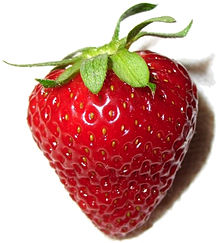
#> input picture D10-06Sarath/yo.jpg, 220 x 243 px
$ python straw.py   (older library calls are emulated)
#> lines starting #> are read from the running program, lines starting #| are printed output that depends on the picture; after the words box and inside, x2 and y2 are one past the last pixel; in counts of white or black regions, pixels touching at a corner belong together
#> further down, image is the input picture: shape (243, 220, 3); mean B, G, R 148.6, 154.9, 204.6
# -*- coding: cp1252 -*-
from __future__ import division
import cv2
#to show the image
from matplotlib import pyplot as plt
import numpy as np
from math import cos, sin

green = (0, 255, 0)

def show(image):
    # Figure size in inches
    plt.figure(figsize=(10, 10))

    # Show image, with nearest neighbour interpolation
    plt.imshow(image, interpolation='nearest')

def overlay_mask(mask, image):
	#make the mask rgb
    rgb_mask = cv2.cvtColor(mask, cv2.COLOR_GRAY2RGB)
    #calculates the weightes sum of two arrays. in our case image arrays
    #input, how much to weight each.
    #optional depth value set to 0 no need
    img = cv2.addWeighted(rgb_mask, 0.5, image, 0.5, 0)
    return img

def find_biggest_contour(image):
    # Copy
    image = image.copy()
    #input, gives all the contours, contour approximation compresses horizontal,
    #vertical, and diagonal segments and leaves only their end points. For example,
    #an up-right rectangular contour is encoded with 4 points.
    #Optional output vector, containing information about the image topology.
    #It has as many elements as the number of contours.
    #we dont need it
    im2,contours, hierarchy = cv2.findContours(image, cv2.RETR_LIST, cv2.CHAIN_APPROX_SIMPLE)

    # Isolate largest contour
    contour_sizes = [(cv2.contourArea(contour), contour) for contour in contours]
    biggest_contour = max(contour_sizes, key=lambda x: x[0])[1]

    mask = np.zeros(image.shape, np.uint8)
    cv2.drawContours(mask, [biggest_contour], -1, 255, -1)
    return biggest_contour, mask

def circle_contour(image, contour):
    # Bounding ellipse
    image_with_ellipse = image.copy()
    #easy function
    ellipse = cv2.fitEllipse(contour)
    #add it
    cv2.ellipse(image_with_ellipse, ellipse, green, 2, )
    return image_with_ellipse

def find_strawberry(image):
    #RGB stands for Red Green Blue. Most often, an RGB color is stored
    #in a structure or unsigned integer with Blue occupying the least
    #significant “area” (a byte in 32-bit and 24-bit formats), Green the
    #second least, and Red the third least. BGR is the same, except the
    #order of areas is reversed. Red occupies the least significant area,
    # Green the second (still), and Blue the third.
    # we'll be manipulating pixels directly
    #most compatible for the transofrmations we're about to do
    image = cv2.cvtColor(image, cv2.COLOR_BGR2RGB)

    # Make a consistent size
    #get largest dimension
    max_dimension = max(image.shape)
#> max_dimension = 243
    #The maximum window size is 700 by 660 pixels. make it fit in that
    scale = 700/max_dimension
#> scale = 2.88
    #resize it. same width and hieght none since output is 'image'.
    image = cv2.resize(image, None, fx=scale, fy=scale)
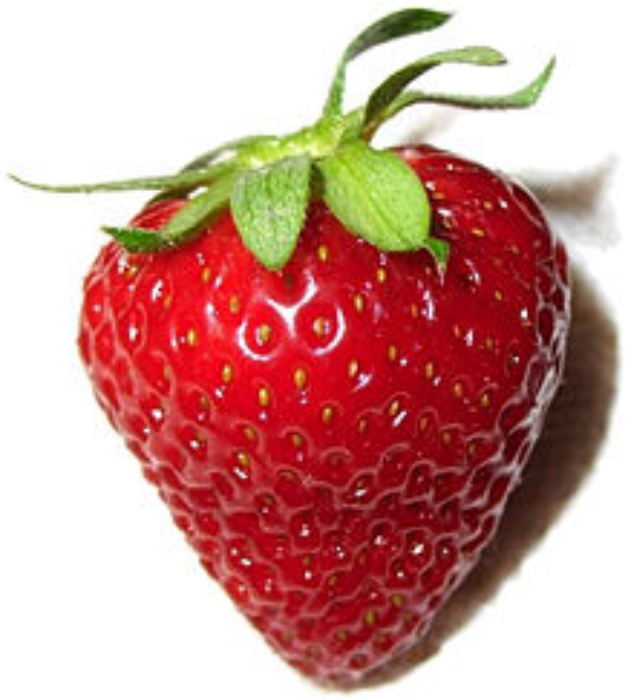
#> image: shape (700, 634, 3); mean R, G, B 204.5, 154.9, 148.5

    #we want to eliminate noise from our image. clean. smooth colors without
    #dots
    # Blurs an image using a Gaussian filter. input, kernel size, how much to filter, empty)
    image_blur = cv2.GaussianBlur(image, (7, 7), 0)
    #t unlike RGB, HSV separates luma, or the image intensity, from
    # chroma or the color information.
    #just want to focus on color, segmentation
    image_blur_hsv = cv2.cvtColor(image_blur, cv2.COLOR_RGB2HSV)
#> image_blur_hsv: shape (700, 634, 3); mean H, S, V 58.4, 95.4, 206.6

    # Filter by colour
    # 0-10 hue
    #minimum red amount, max red amount
    min_red = np.array([0, 100, 80])
    max_red = np.array([10, 256, 256])
    #layer
    mask1 = cv2.inRange(image_blur_hsv, min_red, max_red)
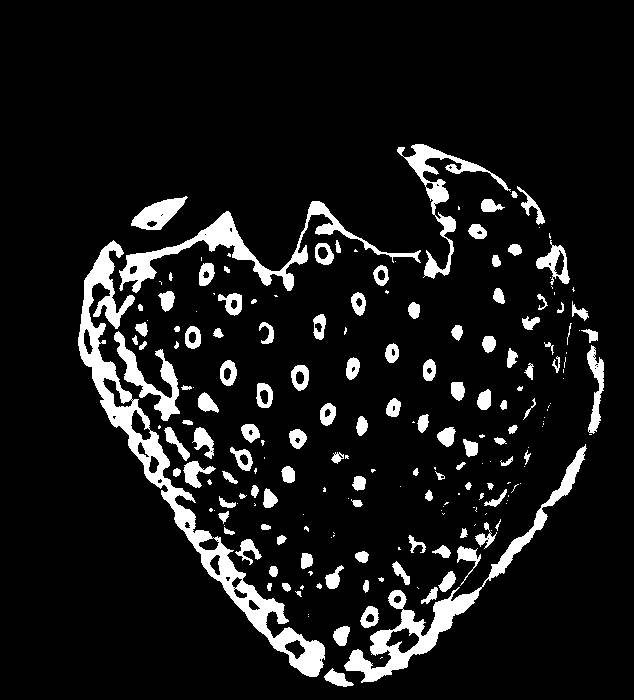
#> mask1: shape (700, 634); 9.3% white; 205 white regions (83 under 20 px), largest, box (x1, y1, x2, y2) and area: (78, 240, 325, 677) 10126, (344, 444, 587, 683) 5147, (119, 201, 421, 293) 4168

    #birghtness of a color is hue
    # 170-180 hue
    min_red2 = np.array([170, 100, 80])
    max_red2 = np.array([180, 256, 256])
    mask2 = cv2.inRange(image_blur_hsv, min_red2, max_red2)
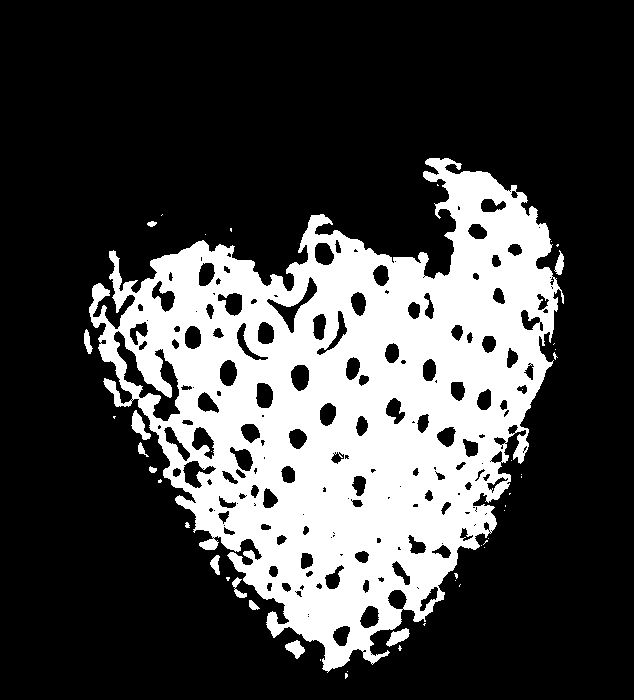
#> mask2: shape (700, 634); 26.8% white; 45 white regions (32 under 20 px), largest, box (x1, y1, x2, y2) and area: (89, 158, 564, 673) 117236, (131, 410, 151, 440) 273, (386, 628, 410, 647) 237

    #looking for what is in both ranges
    # Combine masks
    mask = mask1 + mask2
#> mask: shape (700, 634); 36.1% white; 30 white regions (24 under 20 px), largest, box (x1, y1, x2, y2) and area: (78, 144, 587, 687) 158164, (131, 196, 188, 230) 1015, (587, 345, 604, 434) 702, (572, 301, 589, 321) 134, (581, 329, 598, 343) 115, (567, 323, 572, 345) 28

    # Clean up
    #we want to circle our strawberry so we'll circle it with an ellipse
    #with a shape of 15x15
    kernel = cv2.getStructuringElement(cv2.MORPH_ELLIPSE, (15, 15))
    #morph the image. closing operation Dilation followed by Erosion.
    #It is useful in closing small holes inside the foreground objects,
    #or small black points on the object.
    mask_closed = cv2.morphologyEx(mask, cv2.MORPH_CLOSE, kernel)
#> mask_closed: shape (700, 634); 37.9% white; 8 white regions (6 under 20 px), largest, box (x1, y1, x2, y2) and area: (78, 144, 604, 687) 167213, (131, 196, 188, 230) 1019
    #erosion followed by dilation. It is useful in removing noise
    mask_clean = cv2.morphologyEx(mask_closed, cv2.MORPH_OPEN, kernel)
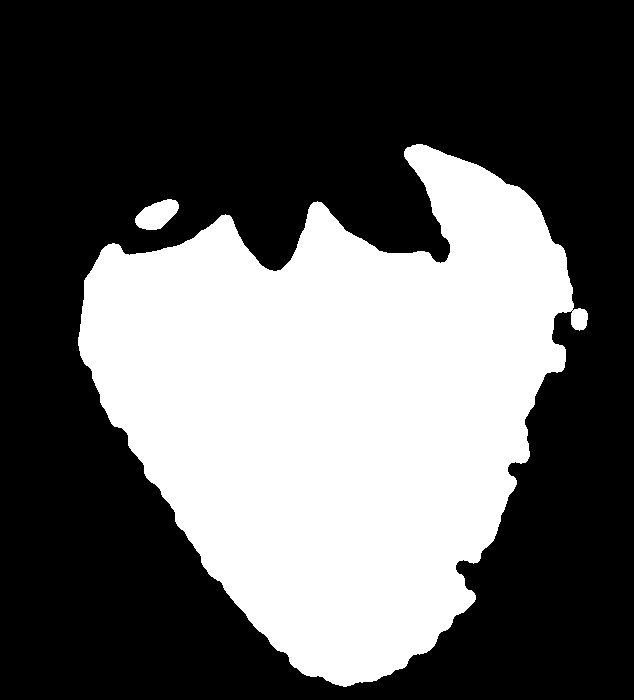
#> mask_clean: shape (700, 634); 37.2% white; 2 white regions

    # Find biggest strawberry
    #get back list of segmented strawberries and an outline for the biggest one
    big_strawberry_contour, mask_strawberries = find_biggest_contour(mask_clean)
#> in find_biggest_contour, `im2,contours, hierarchy = cv2.findContours(image, cv2.RETR_LIST, cv2.C..`: contours = 3 contours, 1 with area under 20; largest, box (x1, y1, x2, y2) and area: (78, 144, 588, 687) 163262, (135, 199, 179, 230) 846
#> in find_biggest_contour, `contour_sizes = [(cv2.contourArea(contour), contour) for contour in co..`: contour_sizes = 3 items
#> in find_biggest_contour, `biggest_contour = max(contour_sizes, key=lambda x: x[0])[1]`: biggest_contour = contour of 925 points, box (x1, y1, x2, y2) (78, 144, 588, 687), area 163262
#> in find_biggest_contour, `cv2.drawContours(mask, [biggest_contour], -1, 255, -1)`:
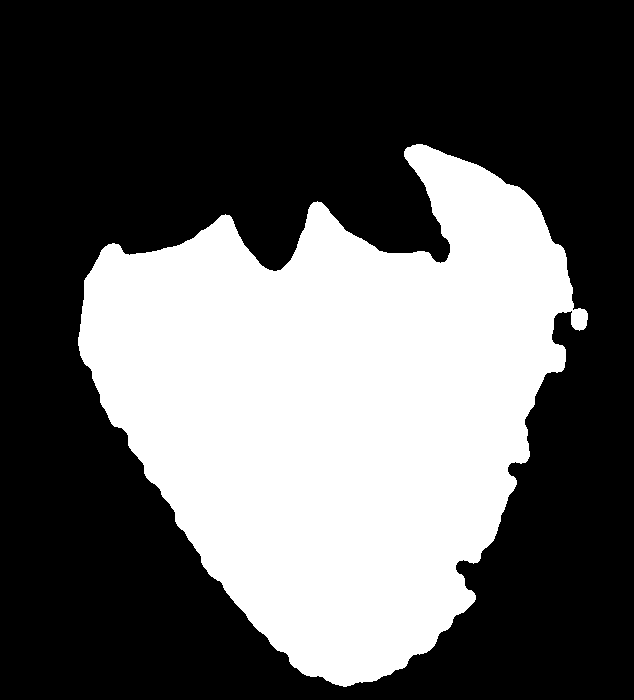
#> mask: shape (700, 634); 37% white; 1 white region, box (x1, y1, x2, y2) and area: (78, 144, 588, 687) 164172
#> big_strawberry_contour has the same summary as biggest_contour in find_biggest_contour

    # Overlay cleaned mask on image
    # overlay mask on image, strawberry now segmented
    overlay = overlay_mask(mask_clean, image)
#> in overlay_mask, `rgb_mask = cv2.cvtColor(mask, cv2.COLOR_GRAY2RGB)`: rgb_mask: shape (700, 634, 3); 37.2% white; 2 white regions, box (x1, y1, x2, y2) and area: (78, 144, 588, 687) 164171, (135, 199, 179, 230) 896
#> in overlay_mask, `img = cv2.addWeighted(rgb_mask, 0.5, image, 0.5, 0)`:
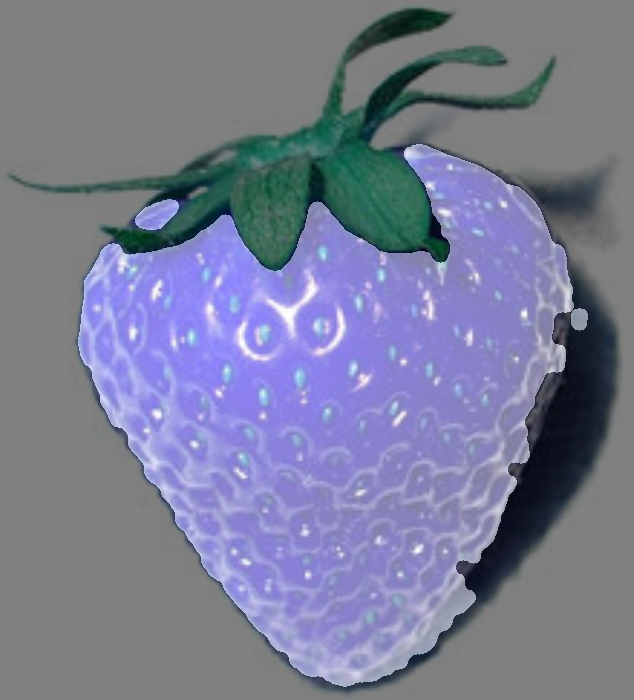
#> img: shape (700, 634, 3); mean B, G, R 149.9, 125, 121.9

    # Circle biggest strawberry
    #circle the biggest one
    circled = circle_contour(overlay, big_strawberry_contour)
#> in circle_contour, `ellipse = cv2.fitEllipse(contour)`: ellipse = ((335.1, 405.7), (466.8, 504.8), 30.58)
#> in circle_contour, `cv2.ellipse(image_with_ellipse, ellipse, green, 2, )`:
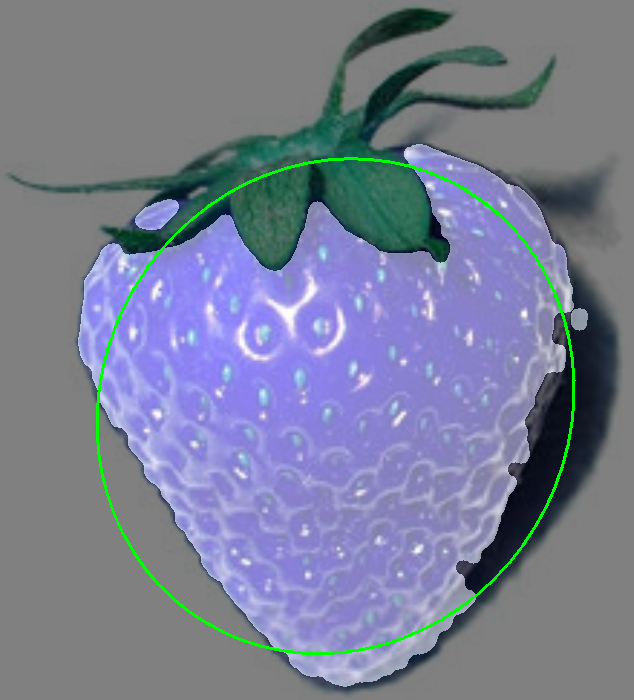
#> image_with_ellipse: shape (700, 634, 3); 1.01% of pixels changed, all inside (x1, y1, x2, y2) = (96, 157, 576, 655)
    show(circled)

    #we're done, convert back to original color scheme
    bgr = cv2.cvtColor(circled, cv2.COLOR_RGB2BGR)

    return bgr

#read the image
image = cv2.imread('yo.jpg')
#detect it
result = find_strawberry(image)
#write the new image
cv2.imshow('result',result)
if cv2.waitKey(0) & 0xff==ord('q'):
#> (key q is pressed here)
    cv2.imwrite('yo2.jpg', result)
cv2.destroyAllWindows()
